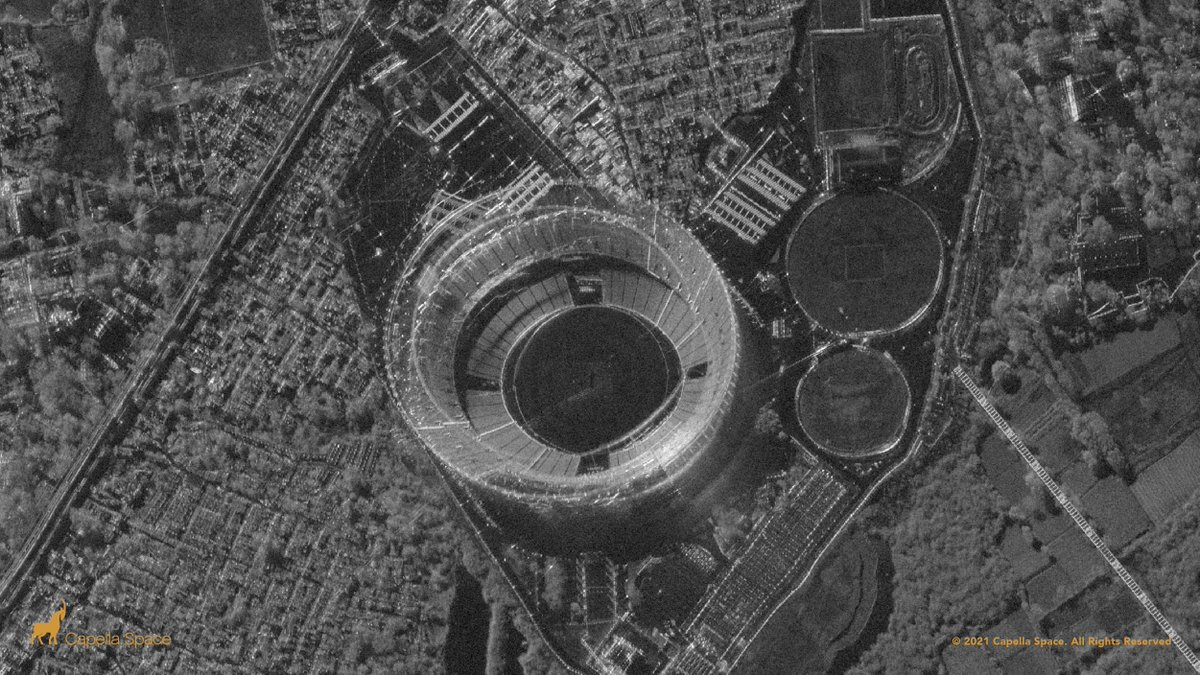
#> input picture 2/sar_1.jpg, 1200 x 675 px
$ jupyter execute 2.ipynb
#> lines starting #> are read from the running program, lines starting #| are printed output that depends on the picture
[cell 1]
import cv2
import numpy as np
import matplotlib.pyplot as plt
from skimage.metrics import mean_squared_error, structural_similarity
import copy

image = cv2.imread('sar_1.jpg')
#> image is the input picture: shape (675, 1200, 3); mean B, G, R 78.1, 78.2, 78.3
image_gray = cv2.cvtColor(image, cv2.COLOR_BGR2GRAY)

[cell 2]
mean = 0
stddev = 100
noise_gauss = np.zeros(image_gray.shape, np.uint8)
cv2.randn(noise_gauss, mean, stddev)
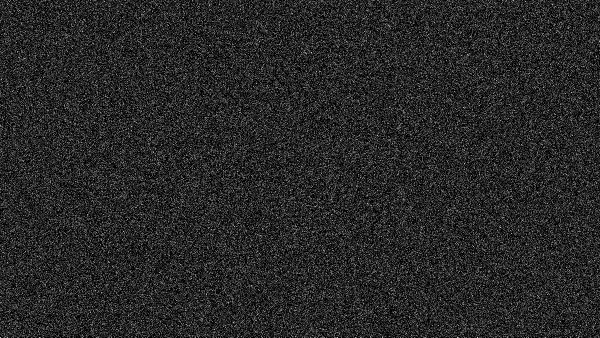
#> noise_gauss: shape (675, 1200) (shown at 1/2 size); min 0, max 255, mean 39.7

plt.figure(figsize=(12, 5))
plt.subplot(1,3,1)
plt.imshow(noise_gauss, cmap='gray')
plt.title('Гауссов шум')

image_noise_gauss = cv2.add(image_gray, noise_gauss)
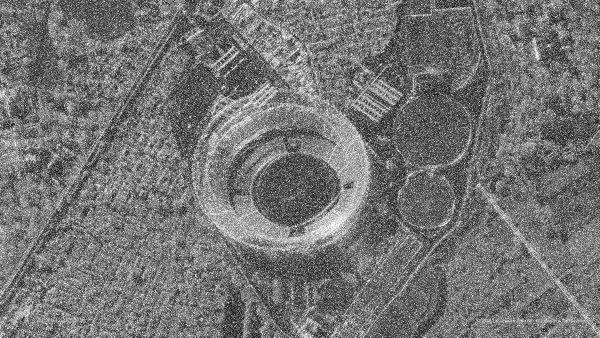
#> image_noise_gauss: shape (675, 1200) (shown at 1/2 size); min 0, max 255, mean 116.1

plt.subplot(1,3,2)
plt.imshow(image_gray, cmap='gray')
plt.title('Исходное изображение')

plt.subplot(1,3,3)
plt.imshow(image_noise_gauss, cmap='gray')
plt.title('Изображение + гауссов шум')

[cell 3]
noise = np.random.randint(0, 101, size=(image_gray.shape[0], image_gray.shape[1]), dtype=int)
zeros_pixel = np.where(noise == 0)
ones_pixel = np.where(noise == 100)

noise_texture = np.ones(image_gray.shape, np.uint8) * 128
noise_texture[zeros_pixel] = 0
noise_texture[ones_pixel] = 255

plt.figure(figsize=(12, 5))
plt.subplot(1,3,1)
plt.imshow(noise_texture, cmap='gray')
plt.title('Импульсный шум\n(соль и перец)')

image_sp = copy.deepcopy(image_gray)
image_sp[zeros_pixel] = 0
image_sp[ones_pixel] = 255

plt.subplot(1,3,2)
plt.imshow(image_gray, cmap='gray')
plt.title('Исходное изображение')

plt.subplot(1,3,3)
plt.imshow(image_sp, cmap='gray')
plt.title('Изображение + импульсный шум')
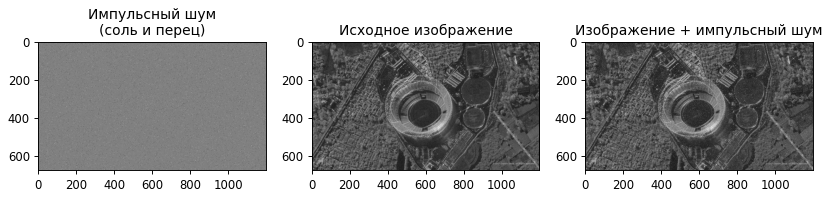
#> figure drawn by matplotlib, 3 panels

[cell 4]
print("Фильтрация гауссова шума.")

image_gauss_median = cv2.medianBlur(image_noise_gauss, 3)
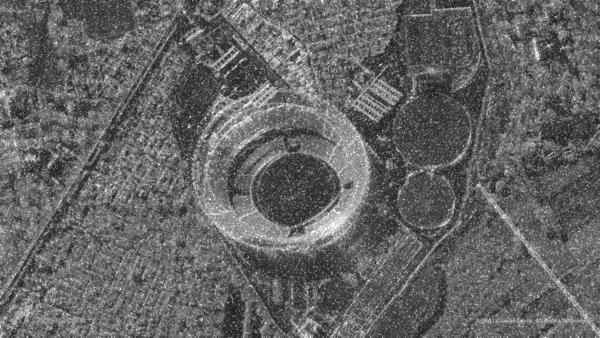
#> image_gauss_median: shape (675, 1200) (shown at 1/2 size); min 23, max 255, mean 99.8
mse_gauss_median = mean_squared_error(image_gray, image_gauss_median)
#> mse_gauss_median = 1038
ssim_gauss_median, _ = structural_similarity(image_gray, image_gauss_median, full=True)
#> ssim_gauss_median = 0.428
print(f"Медианный фильтр - MSE: {mse_gauss_median:.2f}, SSIM: {ssim_gauss_median:.4f}.")
#| Медианный фильтр - MSE: 1038.05, SSIM: 0.4282.

image_gauss_gauss = cv2.GaussianBlur(image_noise_gauss, (5,5), 0)
mse_gauss_gauss = mean_squared_error(image_gray, image_gauss_gauss)
#> mse_gauss_gauss = 1764.6
ssim_gauss_gauss, _ = structural_similarity(image_gray, image_gauss_gauss, full=True)
#> ssim_gauss_gauss = 0.486
print(f"Фильтр Гаусса - MSE: {mse_gauss_gauss:.2f}, SSIM: {ssim_gauss_gauss:.4f}.")
#| Фильтр Гаусса - MSE: 1764.64, SSIM: 0.4860.

image_gauss_bilateral = cv2.bilateralFilter(image_noise_gauss, 9, 75, 75)
mse_gauss_bilateral = mean_squared_error(image_gray, image_gauss_bilateral)
#> mse_gauss_bilateral = 1837.5
ssim_gauss_bilateral, _ = structural_similarity(image_gray, image_gauss_bilateral, full=True)
#> ssim_gauss_bilateral = 0.314
print(f"Билатеральный фильтр - MSE: {mse_gauss_bilateral:.2f}, SSIM: {ssim_gauss_bilateral:.4f}.")
#| Билатеральный фильтр - MSE: 1837.55, SSIM: 0.3145.

[cell 5]
print("Фильтрация импульсного шума.")

image_sp_median = cv2.medianBlur(image_sp, 3)
mse_sp_median = mean_squared_error(image_gray, image_sp_median)
#> mse_sp_median = 95.88
ssim_sp_median, _ = structural_similarity(image_gray, image_sp_median, full=True)
#> ssim_sp_median = 0.816
print(f"Медианный фильтр - MSE: {mse_sp_median:.2f}, SSIM: {ssim_sp_median:.4f}.")
#| Медианный фильтр - MSE: 95.88, SSIM: 0.8161.

image_sp_gauss = cv2.GaussianBlur(image_sp, (5,5), 0)
mse_sp_gauss = mean_squared_error(image_gray, image_sp_gauss)
#> mse_sp_gauss = 143.6
ssim_sp_gauss, _ = structural_similarity(image_gray, image_sp_gauss, full=True)
#> ssim_sp_gauss = 0.733
print(f"Фильтр Гаусса - MSE: {mse_sp_gauss:.2f}, SSIM: {ssim_sp_gauss:.4f}.")
#| Фильтр Гаусса - MSE: 143.64, SSIM: 0.7328.

image_sp_bilateral = cv2.bilateralFilter(image_sp, 9, 75, 75)
mse_sp_bilateral = mean_squared_error(image_gray, image_sp_bilateral)
#> mse_sp_bilateral = 268.5
ssim_sp_bilateral, _ = structural_similarity(image_gray, image_sp_bilateral, full=True)
#> ssim_sp_bilateral = 0.517
print(f"Билатеральный фильтр - MSE: {mse_sp_bilateral:.2f}, SSIM: {ssim_sp_bilateral:.4f}.")
#| Билатеральный фильтр - MSE: 268.53, SSIM: 0.5171.

[cell 6]
print("Для гауссова шума:")
gauss_filters = {
    'Медианный': mse_gauss_median,
    'Гаусса': mse_gauss_gauss,
    'Билатеральный': mse_gauss_bilateral
}
#> gauss_filters = {'Медианный': 1038, 'Гаусса': 1764.6, 'Билатеральный': 1837.5}
for filter_name, mse_value in gauss_filters.items():
    print(f"{filter_name} фильтр - MSE: {mse_value:.2f}")
#> this loop made 3 passes
#> (filter_name, mse_value) on passes 1 to 3: ('Медианный', 1038), ('Гаусса', 1764.6), ('Билатеральный', 1837.5)
#> (printed output is left out)
best_gauss = min(gauss_filters, key=gauss_filters.get)
#> best_gauss = 'Медианный'
print(f"Лучший результат для гауссова шума: {best_gauss} фильтр (MSE: {gauss_filters[best_gauss]:.2f})")
#| Лучший результат для гауссова шума: Медианный фильтр (MSE: 1038.05)
print("Для импульсного шума:")
sp_filters = {
    'Медианный': mse_sp_median,
    'Гаусса': mse_sp_gauss,
    'Билатеральный': mse_sp_bilateral
}
#> sp_filters = {'Медианный': 95.88, 'Гаусса': 143.6, 'Билатеральный': 268.5}
for filter_name, mse_value in sp_filters.items():
    print(f"{filter_name} фильтр - MSE: {mse_value:.2f}")
#> this loop made 3 passes
#> (filter_name, mse_value) on passes 1 to 3: ('Медианный', 95.88), ('Гаусса', 143.6), ('Билатеральный', 268.5)
#> (printed output is left out)
best_sp = min(sp_filters, key=sp_filters.get)
#> best_sp = 'Медианный'
print(f"Лучший результат для импульсного шума: {best_sp} фильтр (MSE: {sp_filters[best_sp]:.2f})")
#| Лучший результат для импульсного шума: Медианный фильтр (MSE: 95.88)

[cell 7]
image_gauss_nlm_1 = cv2.fastNlMeansDenoising(image_noise_gauss, h=20)
image_gauss_nlm_2 = cv2.fastNlMeansDenoising(image_noise_gauss, h=120)
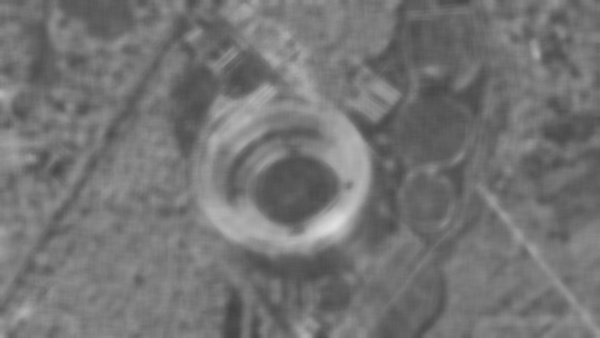
#> image_gauss_nlm_2: shape (675, 1200) (shown at 1/2 size); min 65, max 223, mean 116
image_gauss_nlm_3 = cv2.fastNlMeansDenoising(image_noise_gauss, h=2)

mse_nlm_1 = mean_squared_error(image_gray, image_gauss_nlm_1)
#> mse_nlm_1 = 4226.2
ssim_nlm_1, _ = structural_similarity(image_gray, image_gauss_nlm_1, full=True)
#> ssim_nlm_1 = 0.187

mse_nlm_2 = mean_squared_error(image_gray, image_gauss_nlm_2)
#> mse_nlm_2 = 1907.3
ssim_nlm_2, _ = structural_similarity(image_gray, image_gauss_nlm_2, full=True)
#> ssim_nlm_2 = 0.259

mse_nlm_3 = mean_squared_error(image_gray, image_gauss_nlm_3)
#> mse_nlm_3 = 4230.7
ssim_nlm_3, _ = structural_similarity(image_gray, image_gauss_nlm_3, full=True)
#> ssim_nlm_3 = 0.187

print(f"h=20 - MSE: {mse_nlm_1:.2f}, SSIM: {ssim_nlm_1:.4f}.")
#| h=20 - MSE: 4226.24, SSIM: 0.1874.
print(f"h=120 - MSE: {mse_nlm_2:.2f}, SSIM: {ssim_nlm_2:.4f}.")
#| h=120 - MSE: 1907.31, SSIM: 0.2586.
print(f"h=2 - MSE: {mse_nlm_3:.2f}, SSIM: {ssim_nlm_3:.4f}.")
#| h=2 - MSE: 4230.67, SSIM: 0.1870.

plt.figure(figsize=(15, 10))

plt.subplot(1,4,1)
plt.imshow(image_noise_gauss, cmap='gray')
plt.title('Гауссов шум')

plt.subplot(1,4,2)
plt.imshow(image_gauss_nlm_1, cmap='gray')
plt.title(f'NLM h=20\nMSE: {mse_nlm_1:.1f}')

plt.subplot(1,4,3)
plt.imshow(image_gauss_nlm_2, cmap='gray')
plt.title(f'NLM h=120\nMSE: {mse_nlm_2:.1f}')

plt.subplot(1,4,4)
plt.imshow(image_gauss_nlm_3, cmap='gray')
plt.title(f'NLM h=2\nMSE: {mse_nlm_3:.1f}')

[cell 8]
uniform_noise = np.random.randint(-50, 51, size=image_gray.shape, dtype=np.int16)

noise_texture_uniform = ((uniform_noise - uniform_noise.min()) /
                        (uniform_noise.max() - uniform_noise.min()) * 255).astype(np.uint8)

plt.figure(figsize=(12, 5))
plt.subplot(1,3,1)
plt.imshow(noise_texture_uniform, cmap='gray')
plt.title('Постоянный шум')

image_uniform = image_gray.astype(np.int16) + uniform_noise
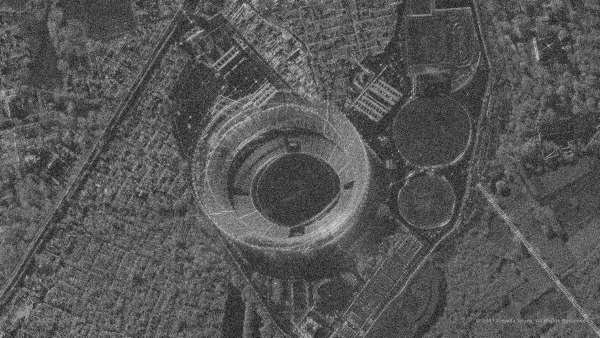
#> image_uniform: shape (675, 1200) int16 (shown at 1/2 size); min -38, max 303, mean 78.2; drawn with min black and max white
image_uniform = np.clip(image_uniform, 0, 255).astype(np.uint8)

plt.subplot(1,3,2)
plt.imshow(image_gray, cmap='gray')
plt.title('Исходное изображение')

plt.subplot(1,3,3)
plt.imshow(image_uniform, cmap='gray')
plt.title('Изображение + постоянный шум')

mse_uniform = mean_squared_error(image_gray, image_uniform)
#> mse_uniform = 840.4
ssim_uniform, _ = structural_similarity(image_gray, image_uniform, full=True)
#> ssim_uniform = 0.412
print(f"Постоянный шум - MSE: {mse_uniform:.2f}, SSIM: {ssim_uniform:.4f}")
#| Постоянный шум - MSE: 840.40, SSIM: 0.4118
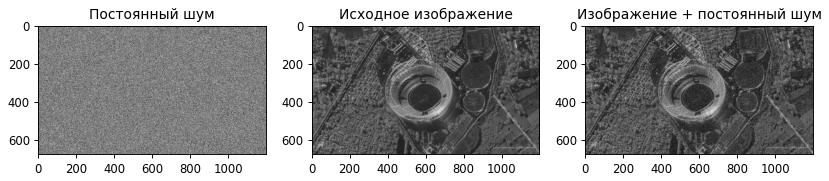
#> figure drawn by matplotlib, 3 panels

[cell 9]
image_uniform_median = cv2.medianBlur(image_uniform, 3)
mse_uniform_median = mean_squared_error(image_gray, image_uniform_median)
#> mse_uniform_median = 316.9
ssim_uniform_median, _ = structural_similarity(image_gray, image_uniform_median, full=True)
#> ssim_uniform_median = 0.54
print(f"Медианный фильтр - MSE: {mse_uniform_median:.2f}, SSIM: {ssim_uniform_median:.4f}")
#| Медианный фильтр - MSE: 316.88, SSIM: 0.5395

image_uniform_gauss = cv2.GaussianBlur(image_uniform, (5,5), 0)
mse_uniform_gauss = mean_squared_error(image_gray, image_uniform_gauss)
#> mse_uniform_gauss = 173.9
ssim_uniform_gauss, _ = structural_similarity(image_gray, image_uniform_gauss, full=True)
#> ssim_uniform_gauss = 0.681
print(f"Фильтр Гаусса - MSE: {mse_uniform_gauss:.2f}, SSIM: {ssim_uniform_gauss:.4f}")
#| Фильтр Гаусса - MSE: 173.86, SSIM: 0.6813

image_uniform_bilateral = cv2.bilateralFilter(image_uniform, 9, 75, 75)
mse_uniform_bilateral = mean_squared_error(image_gray, image_uniform_bilateral)
#> mse_uniform_bilateral = 209.5
ssim_uniform_bilateral, _ = structural_similarity(image_gray, image_uniform_bilateral, full=True)
#> ssim_uniform_bilateral = 0.61
print(f"Билатеральный фильтр - MSE: {mse_uniform_bilateral:.2f}, SSIM: {ssim_uniform_bilateral:.4f}")
#| Билатеральный фильтр - MSE: 209.49, SSIM: 0.6100

image_uniform_nlm = cv2.fastNlMeansDenoising(image_uniform, h=20)
mse_uniform_nlm = mean_squared_error(image_gray, image_uniform_nlm)
#> mse_uniform_nlm = 297
ssim_uniform_nlm, _ = structural_similarity(image_gray, image_uniform_nlm, full=True)
#> ssim_uniform_nlm = 0.605
print(f"Нелокальные средние - MSE: {mse_uniform_nlm:.2f}, SSIM: {ssim_uniform_nlm:.4f}")
#| Нелокальные средние - MSE: 297.02, SSIM: 0.6050

$ run again, with 2/img.jpg copied over 2/sar_1.jpg
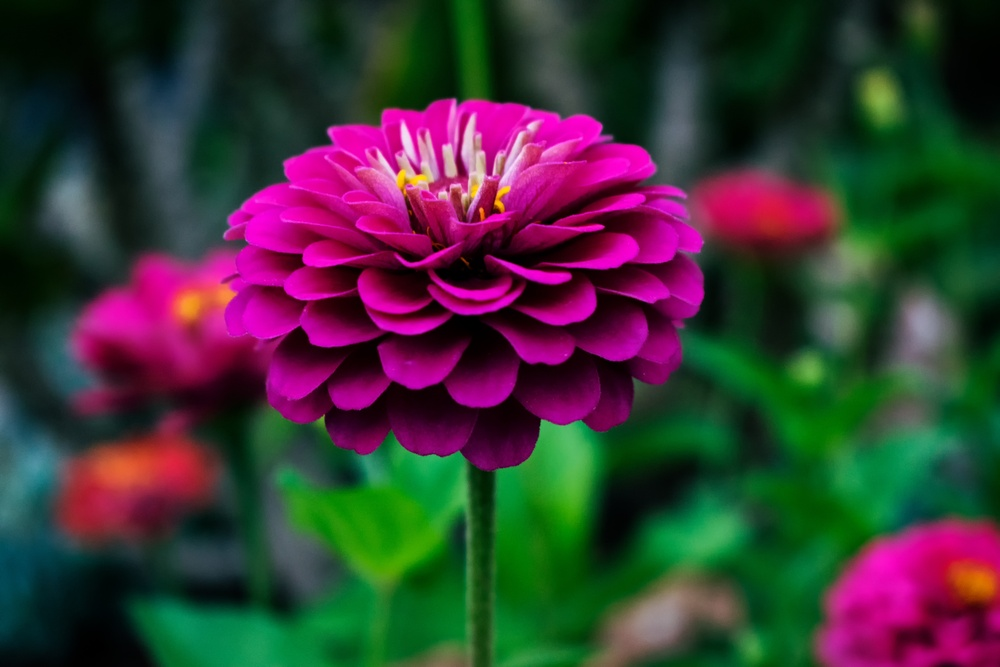
#> input picture 2/img.jpg, 1000 x 667 px, shrunk from 6000 x 4000 before the run
#> image is the input picture: shape (667, 1000, 3); mean B, G, R 53.9, 53.8, 59.7
#> mse_gauss_median = 845.6
#> ssim_gauss_median = 0.202
#| Медианный фильтр - MSE: 845.59, SSIM: 0.2022.
#> mse_gauss_gauss = 1729.2
#> ssim_gauss_gauss = 0.29
#| Фильтр Гаусса - MSE: 1729.15, SSIM: 0.2898.
#> mse_gauss_bilateral = 1797.2
#> ssim_gauss_bilateral = 0.14
#| Билатеральный фильтр - MSE: 1797.19, SSIM: 0.1399.
#> mse_sp_median = 1.24
#> ssim_sp_median = 0.994
#| Медианный фильтр - MSE: 1.24, SSIM: 0.9941.
#> mse_sp_gauss = 40.86
#> ssim_sp_gauss = 0.789
#| Фильтр Гаусса - MSE: 40.86, SSIM: 0.7888.
#> mse_sp_bilateral = 177.6
#> ssim_sp_bilateral = 0.721
#| Билатеральный фильтр - MSE: 177.56, SSIM: 0.7211.
#> gauss_filters = {'Медианный': 845.6, 'Гаусса': 1729.2, 'Билатеральный': 1797.2}
#> the loop `for filter_name, mse_value in gauss_filters.items():` made 3 passes
#> (filter_name, mse_value) on passes 1 to 3: ('Медианный', 845.6), ('Гаусса', 1729.2), ('Билатеральный', 1797.2)
#> (printed output is left out)
#> best_gauss = 'Медианный'
#| Лучший результат для гауссова шума: Медианный фильтр (MSE: 845.59)
#> sp_filters = {'Медианный': 1.24, 'Гаусса': 40.86, 'Билатеральный': 177.6}
#> the loop `for filter_name, mse_value in sp_filters.items():` made 3 passes
#> (filter_name, mse_value) on passes 1 to 3: ('Медианный', 1.24), ('Гаусса', 40.86), ('Билатеральный', 177.6)
#> (printed output is left out)
#> best_sp = 'Медианный'
#| Лучший результат для импульсного шума: Медианный фильтр (MSE: 1.24)
#> mse_nlm_1 = 4496.4
#> ssim_nlm_1 = 0.041
#> mse_nlm_2 = 1565.4
#> ssim_nlm_2 = 0.699
#> mse_nlm_3 = 4505.3
#> ssim_nlm_3 = 0.0402
#| h=20 - MSE: 4496.44, SSIM: 0.0410.
#| h=120 - MSE: 1565.43, SSIM: 0.6989.
#| h=2 - MSE: 4505.29, SSIM: 0.0402.
#> `image_uniform = image_gray.astype(np.int16) + uniform_noise`:
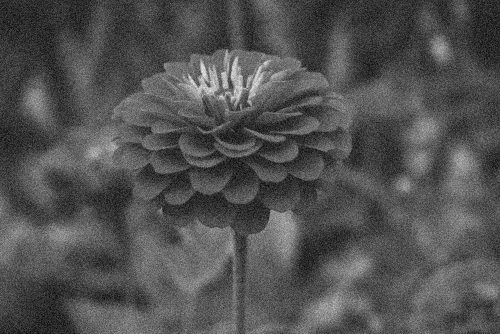
#> image_uniform: shape (667, 1000) int16 (shown at 1/2 size); min -50, max 279, mean 55.5; drawn with min black and max white
#> mse_uniform = 759.6
#> ssim_uniform = 0.128
#| Постоянный шум - MSE: 759.65, SSIM: 0.1284
#> `[cell 8] uniform_noise = np.random.randint(-50, 51, size=image_gray.sh..`:
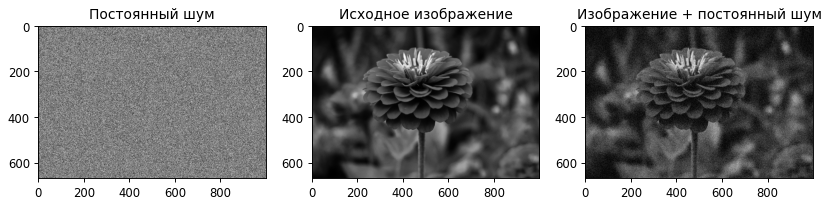
#> figure drawn by matplotlib, 3 panels
#> mse_uniform_median = 219.6
#> ssim_uniform_median = 0.332
#| Медианный фильтр - MSE: 219.58, SSIM: 0.3318
#> mse_uniform_gauss = 70.82
#> ssim_uniform_gauss = 0.633
#| Фильтр Гаусса - MSE: 70.82, SSIM: 0.6327
#> mse_uniform_bilateral = 51.36
#> ssim_uniform_bilateral = 0.748
#| Билатеральный фильтр - MSE: 51.36, SSIM: 0.7476
#> mse_uniform_nlm = 63.2
#> ssim_uniform_nlm = 0.708
#| Нелокальные средние - MSE: 63.20, SSIM: 0.7081
